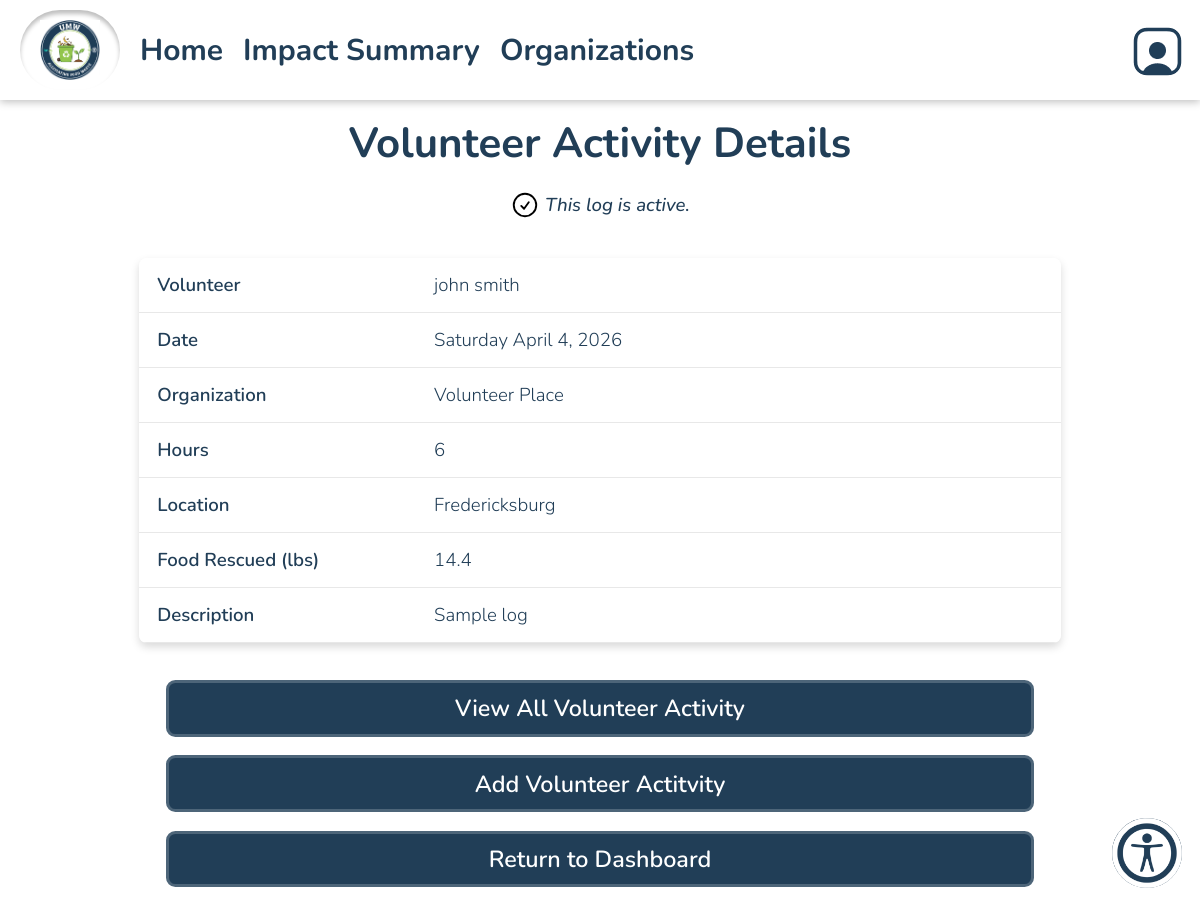
The app's page /log.php?id=16 (signed in) with its own data.
### tables this page shows
CREATE TABLE `dbvolunteeractivity` (
  `id` int(11) NOT NULL,
  `date` date NOT NULL,
  `volunteerID` varchar(256) NOT NULL COMMENT 'referenced dbusers id (aka username)',
  `hours` float NOT NULL,
  `poundsOfFood` float DEFAULT NULL,
  `organizationID` int(11) NOT NULL,
  `location` varchar(1000) DEFAULT NULL,
  `description` text DEFAULT NULL,
  `latitude` decimal(10,8) DEFAULT NULL,
  `longitude` decimal(11,8) DEFAULT NULL,
  `archived` tinyint(4) NOT NULL DEFAULT 0
);

CREATE TABLE `dbusers` (
  `id` varchar(256) NOT NULL COMMENT 'id should be user''s username unique',
  `start_date` timestamp NOT NULL DEFAULT current_timestamp(),
  `first_name` varchar(100) NOT NULL,
  `last_name` varchar(100) NOT NULL,
  `email` varchar(100) NOT NULL,
  `password` text NOT NULL,
  `role` varchar(20) NOT NULL,
  `semester` varchar(20) NOT NULL,
  `archived` tinyint(4) NOT NULL DEFAULT 0
);

CREATE TABLE `dborganizations` (
  `id` int(11) NOT NULL,
  `name` varchar(256) NOT NULL,
  `email` varchar(256) DEFAULT NULL,
  `description` text DEFAULT NULL,
  `location` varchar(256) DEFAULT NULL,
  `archived` tinyint(4) NOT NULL DEFAULT 0
);

### database/dbVolunteerActivity.php (called while the page is built, shortened)
<?php
function fetch_volunteer_activity_by_id($id) {
    $connection = connect();
    $id = mysqli_real_escape_string($connection, $id);
    $query = $connection->prepare("select * from dbvolunteeractivity where id = ?");
    $query->bind_param("i", $id);
    $query->execute();
    $result = $query->get_result();
    $log = mysqli_fetch_assoc($result);
    if ($log) {
        require_once('include/output.php');
        $log = hsc($log);
        return $log;
    }
    return null;
}

### include/output.php (called while the page is built, shortened)
<?php
    function hsc($input) {
        if (is_array($input)) {
            $arr = [];
            foreach ($input as $key => $value) {
                $arr[$key] = htmlspecialchars($value ?? '');
            }
            return $arr;
        }
        return htmlspecialchars($input ?? '');
    }

### database/dbUsers.php (called while the page is built, shortened)
<?php
function get_user_full_name_from_id($id) {
    $con=connect();
    $query = 'SELECT first_name,last_name,id FROM dbusers WHERE id = "' . $id . '"';
    $result = mysqli_query($con,$query);
    $result_row = mysqli_fetch_assoc($result);
    return $result_row['first_name'] . " " . $result_row['last_name'];
}

### database/dbOrganizations.php (called while the page is built, shortened)
<?php
function get_organization_name_from_id($id) {
    $con=connect();
    $sql = 'SELECT name FROM dborganizations WHERE id = ?';
    $query = $con->prepare($sql);
    $query->bind_param("s", $id);
    $query->execute();
    $result = $query->get_result();
    $result_row = mysqli_fetch_assoc($result);
    return $result_row['name'];
}

### log.php (the view, shortened to what this page needs)
<?php
    require_once('include/input-validation.php');
    require_once('include/output.php');
  	include_once('database/dbVolunteerActivity.php');
    include_once('database/dbUsers.php');
    include_once('database/dbOrganizations.php');
  	$log_info = fetch_volunteer_activity_by_id($id);
?>
<!DOCTYPE html>
<html>
<head>
    <?php
        require_once('universal.inc');
    ?>
    <link rel="stylesheet" href="event.css" type="text/css" />
    <link rel="stylesheet" href="https://cdnjs.cloudflare.com/ajax/libs/font-awesome/6.0.0-beta3/css/all.min.css">
</head>
<body>
    <?php require_once('header.php') ?>
    <main class="event-info">
        <?php
            require_once('include/output.php');
            $log_date = date('l F j, Y', strtotime($log_info['date']));
            $log_hours = $log_info['hours'];
            $log_poundsOfFood = $log_info['poundsOfFood'];
            $log_description = $log_info['description'];
            $log_location = $log_info['location'];
            $log_volunteer_id = $log_info['volunteerID'];
            $log_organization_id = $log_info['organizationID'];
            $log_archival = ($log_info['archived'] == '1');
            $log_studentName = get_user_full_name_from_id($log_volunteer_id);
            $log_organizationName = get_organization_name_from_id($log_organization_id);
        ?>
        <h2 class="event-head">
            Volunteer Activity Details
        </h2>
        <p class="log-status-msg">
            <?php if (!$log_archival): ?>
            <img class="button-icon" src="images/check-circle.svg" alt="Active Icon" style="margin-right: 5px;">
            This log is active.
            <?php else: ?>
            <img class="button-icon" src="images/archive.svg" alt="Archive Icon" style="margin-right: 5px;">
            This log is archived.
            <?php endif; ?>
        </p>
        <div id="table-wrapper">
            <table>
                <tr>
                    <td class="label">Volunteer</td>
                    <td><?php echo hsc($log_studentName); ?></td>
                </tr>
                <tr>
                    <td class="label">Date</td>
                    <td><?php echo hsc($log_date); ?></td>
                </tr>
                <tr>
                    <td class="label">Organization</td>
                    <td><?php echo hsc($log_organizationName); ?></td>
                </tr>
                <tr>
                    <td class="label">Hours</td>
                    <td><?php echo hsc($log_hours); ?></td>
                </tr>
                <tr>
                    <td class="label">Location</td>
                    <td>
                        <?php echo wordwrap(hsc($log_location), 50, "<br />\n"); ?>
                    </td>
                </tr>
                <tr>
                    <td class="label">Food Rescued (lbs)</td>
                    <td><?php echo hsc($log_poundsOfFood); ?></td>
                </tr>
                <tr>
                    <td class="label">Description</td>
                    <td>
                        <?php echo wordwrap(hsc($log_description), 50, "<br />\n"); ?>
                    </td>
                </tr>
            </table>
        </div>
        <a class="button cancel" href="viewAllLogs.php" style="margin-left: auto; margin-right: auto;">View All Volunteer Activity</a>
        <a class="button cancel" href="addEvent.php" style="margin-left: auto; margin-right: auto;">Add Volunteer Actitvity</a>
        <a class="button cancel" href="index.php" style="margin-left: auto; margin-right: auto;">Return to Dashboard</a>
    </main>
</body>
</html>

### css/base.css (style rules this page uses)
html, body, header, main, footer, div, span, p, h1, h2, h3, h4, h5, h6, ul, ol, li, input, select, textarea, form, section, label, table, td, tr, th, form, fieldset, em, button, a { padding: 0; margin: 0; font-size: inherit; font-family: inherit; font-weight: inherit; text-decoration: none; font-style: normal; box-sizing: border-box; text-align: left; list-style-type: none; border-spacing: 0; }
:root { --page-background-color: white; --page-font-color: #213e57; --inactive-font-color: #213e57; --inactive-background-color: white; --standout-background: white; --happy-toast-background-color: #5D7E61; --happy-toast-font-color: rgb(255, 255, 255); --info-toast-background-color: #2f2f2f; --info-toast-font-color: white; --error-toast-background-color: #A66654; --error-toast-font-color: rgb(255, 255, 255); --shadow-and-border-color: #e8e8e8; --main-color: #213e57; --main-color-hover: #4d6579; --accent-color: #92c44c; --accent-color-hover: #759d3d; --secondary-accent-color: rgb(175, 141, 92); --accessible-highlight-color: #2563EB; --wv-accent-color: #C9AB81; --wv-accent-foreground: #111111; --wv-bg-light: #ffffff; --wv-text-dark: #111111; --wv-muted-text: #6b6b6b; --calendar-event-color: #808080; --calendar-event-color-hover: var(--accent-color); --calendar-today-border: 2px solid var(--secondary-accent-color); --button-font-color: rgb(255, 255, 255); --button-padding: 0.5rem 1.5rem; --button-border-radius: 0.5rem; --standard-border: 1px solid #333333; --light-border: 1px solid var(--shadow-and-border-color); --text-field-border: 2px solid #e8e8e8; --cancel-button-background-color: #A66654; --error-color: #A66654; font-size: 18px; font-family: Montserrat; font-weight: 300; }
body { background-color: var(--page-background-color); color: var(--page-font-color); font-family: Montserrat; }
p { font-weight: 500; }
a { color: var(--accent-color); }
main:not(.login):not(.calendar-view):not(.dashboard) { padding: 1rem; }
input[type=submit], button, .button, a.button-signup { color: var(--button-font-color); background-color: var(--main-color); padding: var(--button-padding); border: 3px solid var(--main-color-hover); border-radius: var(--button-border-radius); font-weight: 550; font-size: 1.25rem; width: 94%; transition: background-color .3s; cursor: pointer; text-align: center; }
h2 { font-size: 1.5rem; font-weight: 550; text-align: center; }
.button { display: inline-block; }
button.cancel, a.cancel { background-color: var(--main-color); color: white; }

### event.css (style rules this page uses)
main.event-info, main.org-info { margin: 0 auto; max-width: 960px; padding: 1rem; display: flex; flex-direction: column; gap: 1rem; box-sizing: border-box; }
.event-head, .org-head { font-size: 2.25em; font-weight: 700; text-align: center; }
#table-wrapper { margin: 1rem 0; border-radius: 8px; box-shadow: 0 4px 8px rgba(0,0,0,0.15); overflow: auto; background-color: transparent; }
table { width: 100%; border-collapse: collapse; table-layout: fixed; word-wrap: break-word; font-size: 1rem; }
table th, table td { padding: 0.75rem 1rem; vertical-align: top; background-color: var(--page-background-color); border-bottom: 1px solid var(--shadow-and-border-color); color: var(--page-font-color); }
table td.label, table th.label { width: 30%; text-align: left; font-weight: 600; color: var(--page-font-color); white-space: normal; }
table td, table th { word-break: break-word; }
html, body { background-color: var(--page-background-color); color: var(--page-font-color); }

### records on screen
dbvolunteeractivity: volunteerID.last_name "john smith", date "Saturday April 4, 2026", organizationID.name "Volunteer Place", hours "6", location "Fredericksburg", poundsOfFood "14.4", description "Sample log"
